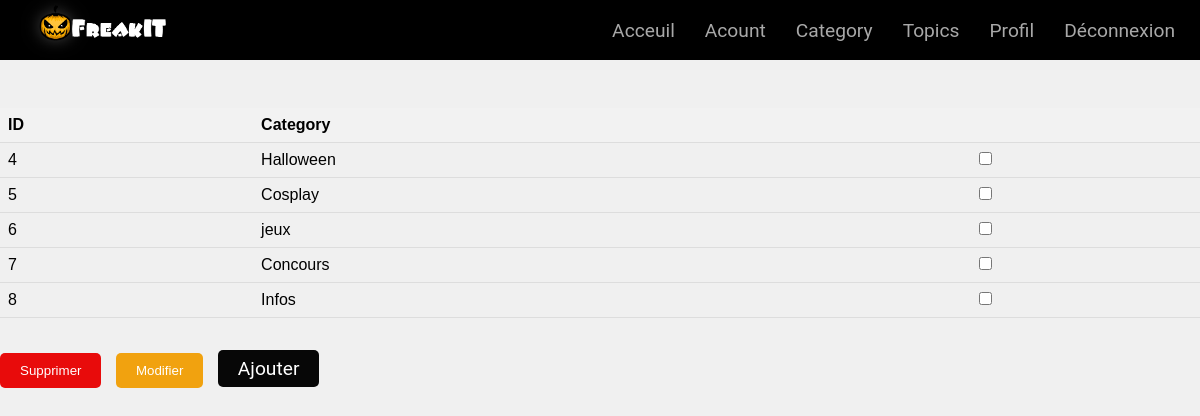
The app's page /viewcategory.php with its own data.
### tables this page shows
CREATE TABLE IF NOT EXISTS `category` (
  `id` int NOT NULL AUTO_INCREMENT,
  `cat` varchar(256) NOT NULL,
  PRIMARY KEY (`id`)
);

### viewcategory.php (the view, shortened to what this page needs)
<?php
require("deletecategory.php");
?>
<!DOCTYPE html>
<html lang="en">
<head>
    <link rel="stylesheet" href="css/viewcategory.css">
</head>
<body>
    <?php include("includes/navbaradmin.php"); ?>
    <br><br><br> <br><br><br>
    <form method="POST" >
        <?php
        $reqtop = $connexion->prepare('SELECT * FROM category');
        $reqtop->execute();
        echo "<table>";
        echo '<tr class="title">';
        echo "<td>ID</td>";
        echo "<td>Category</td>";
        echo "<td></td>";
        echo "</tr>";
        while ($data = $reqtop->fetch(PDO::FETCH_ASSOC)) {
            echo "<tr>";
            echo "<td>" . $data['id'] . "</td>";
            echo "<td>" . $data['cat'] . "</td>";
            echo "<td><input class='' type='checkbox' name='coche[]' value='{$data['id']}' </td>";
            echo "</tr>";
        }
        echo "</table>";
        ?>
        <div class="bouton" >
            <input class='supr' type='submit' name='submit' value='Supprimer' />
            <input class='modif' type='submit' name='submit' value='Modifier' />
            <a href="insertcategory.php" class='add' > Ajouter</a>
        </div>
    </form>
</body>
</html>

### css/viewcategory.css (style rules this page uses)
table { width: 100%; border-collapse: collapse; }
th, td { padding: 8px; text-align: left; border-bottom: 1px solid #ddd; }
.title { background-color: #f2f2f2; font-weight: bold; }
input[type="submit"] { color: white; padding: 10px 20px; border: none; border-radius: 5px; cursor: pointer; margin-right: 10px; }
.add { background-color: #070707; color: white; top: 24px; padding: 7px 20px; border-radius: 5px; cursor: pointer; text-decoration: none; height: 24px; }
.modif { background-color: #f1a20f; color: white; padding: 10px 20px; border: none; border-radius: 5px; cursor: pointer; }
.supr { background-color: #e80b0b; color: white; padding: 10px 20px; border: none; border-radius: 5px; cursor: pointer; }
.bouton { margin-top: 35px; }

### css/navbar1.css (style rules this page uses)
* { margin: 0px; padding: 0px; box-sizing: border-box; font-family: sans-serif; }
body { background-color: #f0f0f0; }
a { padding: 0px -5px; margin-top: 4px; border-width: 3px; font-family: roboto; font-size: 120%; color: rgb(168, 168, 168); }

### records on screen
category: id "4", cat "Halloween"
category: id "5", cat "Cosplay"
category: id "6", cat "jeux"
category: id "7", cat "Concours"
category: id "8", cat "Infos"
